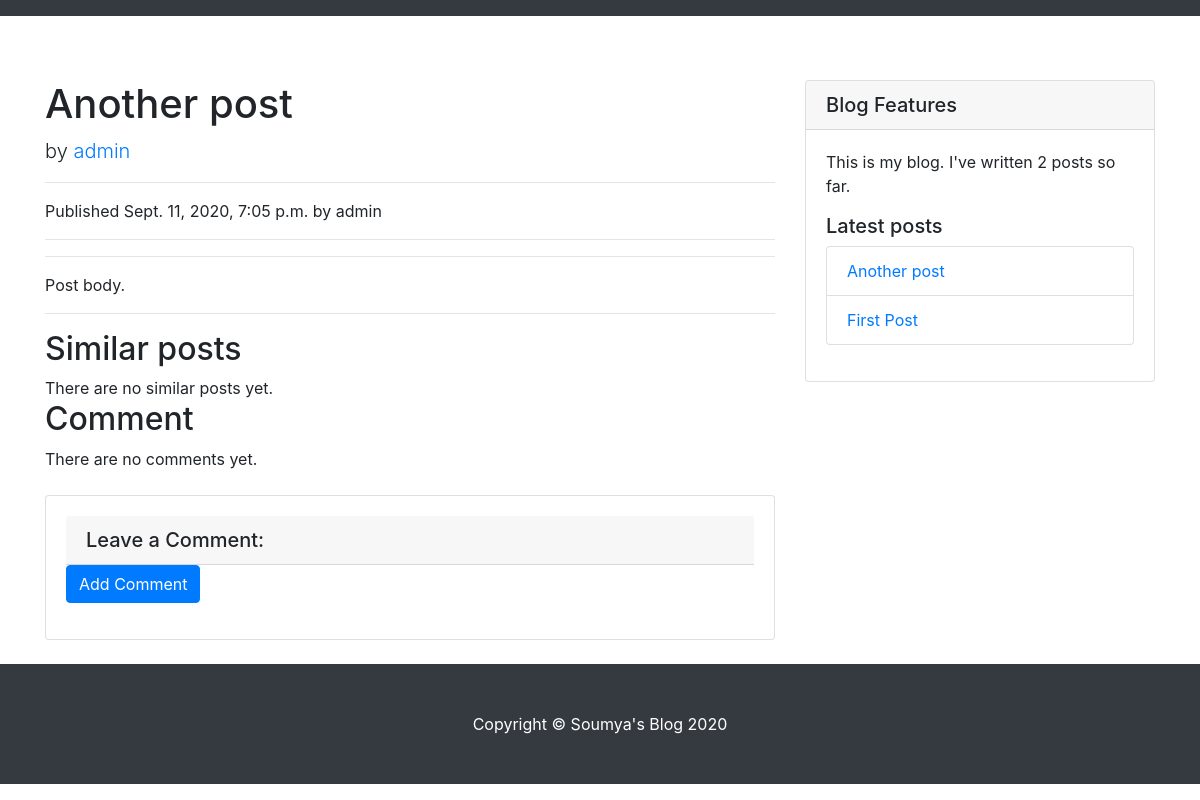
The app's page /blog/2020/9/11/another-post/, older data.
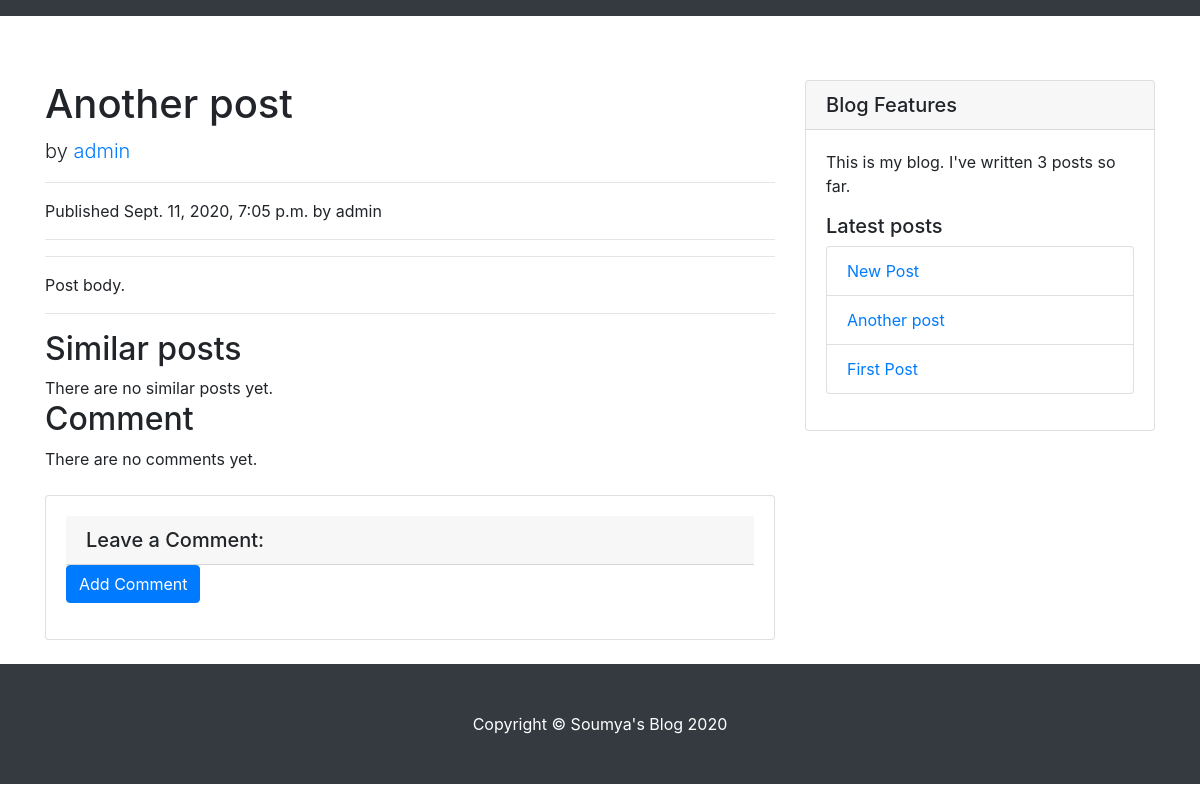
The same page, newer data.
### blog/models.py (models this page shows, shortened)
class Post(models.Model):
    def get_absolute_url(self):
        return reverse('blog:post_detail',
                args=[self.publish.year,
                    self.publish.month,
                    self.publish.day, self.slug])
    objects = models.Manager() # The default manager.
    published = PublishedManager() # Our custom manager.
    STATUS_CHOICES = (
            ('draft', 'Draft'),
            ('published', 'Published'),
            )
    title = models.CharField(max_length=250)
    slug = models.SlugField(max_length=250,
            unique_for_date='publish')
    author = models.ForeignKey(User,
            on_delete=models.CASCADE,
            related_name='blog_posts')
    body = models.TextField()
    publish = models.DateTimeField(default=timezone.now)
    created = models.DateTimeField(auto_now_add=True)
    updated = models.DateTimeField(auto_now=True)
    status = models.CharField(max_length=10,
            choices=STATUS_CHOICES,
            default='draft')
    class Meta:
        ordering = ('-publish',)

### blog/views.py (the view)
def post_detail(request, year, month, day, post):
    post = get_object_or_404(Post, slug=post,
            status='published',
            publish__year=year,
            publish__month=month,
            publish__day=day)
    return render(request,
            'blog/post/detail.html',
            {'post': post})

### blog/models.py (called while the page is built)
    def get_queryset(self):
        return super(PublishedManager,
                    self).get_queryset()\
                        .filter(status='published')

### blog/templatetags/blog_tags.py (called while the page is built)
@register.simple_tag
def total_posts():
    return Post.published.count()

@register.inclusion_tag('blog/post/latest_posts.html')
def show_latest_posts(count=5):
    latest_posts = Post.published.order_by('-publish')[:count]
    return {'latest_posts': latest_posts}

@register.filter(name='markdown')
def markdown_format(text):
    return mark_safe(markdown.markdown(text))

### blog/templates/blog/post/detail.html (shortened to what this page needs)
{% extends "blog/base.html" %}
{% load blog_tags %}
{% load crispy_forms_tags %}
{% block content %}
<div class="col-lg-8">
    <h1 class="mt-4">{{ post.title }}</h1>
    <p class="lead">
        by <a href="#">{{ post.author }}</a>
    </p>
    <hr>
    <p class="date">
        Published {{ post.publish }} by {{ post.author }}
    </p>
    <hr>
    <hr>
    {{ post.body|markdown }}
    <hr>
    <h2>Similar posts</h2>
    {% for post in similar_posts %}
    <p>
        <a href="{{ post.get_absolute_url }}">{{ post.title }}</a>
    </p>
    {% empty %}
    There are no similar posts yet.
    {% endfor %}
    {% with comments.count as total_comments %}
        <h2>
            {{ total_comments }} Comment{{ total_comments|pluralize }}
        </h2>
    {% endwith %}
    {% for comment in comments %}
        <div class="media mb-4">
            <img class="d-flex mr-3 rounded-circle" src="http://placehold.it/50x50" alt="">
            <div class="media-body">
                <h5 class="mt-0">Comment {{ forloop.counter }} by {{ comment.name }}</h5>
                {{ comment.created }}
                {{ comment.body|linebreaks }}
            </div>
        </div>
        {% empty %}
        <p>There are no comments yet.</p>
    {% endfor %}
    <div class="card my-4">
        <div class="card-body">
        {% if new_comment %}
            <h5 class="card-header">Your comment has been added.</h5>
        {% else %}
            <h5 class="card-header">Leave a Comment:</h5>
            <form class="form-group" method="post">
                <button type="submit" class="btn btn-primary">Add Comment</button>
            </form>
        {% endif %}
        </div>
    </div>
</div>
{% endblock %}

### blog/templates/blog/post/latest_posts.html
<ul class="list-group">
    {% for post in latest_posts %}
        <li class="list-group-item list-group-item-action">
            <a href="{{ post.get_absolute_url }}">{{ post.title }}</a>
        </li>
    {% endfor %}
</ul>

Row changes from the older to the newer data that the page shows:
added Post: title "New Post"
Text that changed along with them:
text no longer shown: "2"
text now shown: "3"
